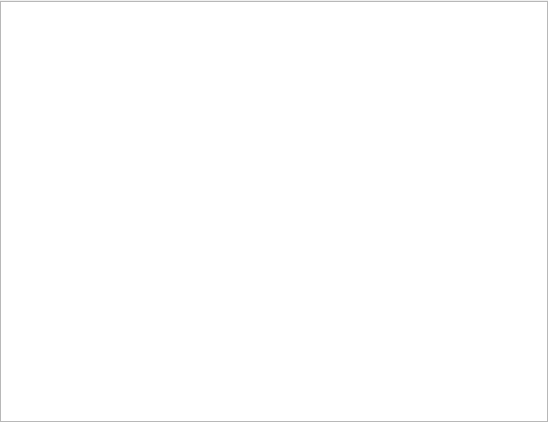
<?xml version="1.0" encoding="UTF-8"?>
<ui version="4.0">
 <class>MatViewWidgetClass</class>
 <widget class="QWidget" name="MatViewWidgetClass">
  <property name="geometry">
   <rect>
    <x>0</x>
    <y>0</y>
    <width>548</width>
    <height>422</height>
   </rect>
  </property>
  <property name="windowTitle">
   <string>MatView</string>
  </property>
  <layout class="QVBoxLayout" name="verticalLayout" stretch="0,1">
   <property name="spacing">
    <number>1</number>
   </property>
   <property name="leftMargin">
    <number>0</number>
   </property>
   <property name="topMargin">
    <number>0</number>
   </property>
   <property name="rightMargin">
    <number>0</number>
   </property>
   <property name="bottomMargin">
    <number>0</number>
   </property>
   <item>
    <widget class="gtl::qt::xMatViewToolbar" name="toolbar" native="true"/>
   </item>
   <item>
    <widget class="gtl::qt::xMatViewCanvas" name="view">
     <property name="sizePolicy">
      <sizepolicy hsizetype="Preferred" vsizetype="Preferred">
       <horstretch>0</horstretch>
       <verstretch>0</verstretch>
      </sizepolicy>
     </property>
     <property name="minimumSize">
      <size>
       <width>100</width>
       <height>100</height>
      </size>
     </property>
     <property name="font">
      <font>
       <family>Cascadia Code</family>
      </font>
     </property>
     <property name="lineWidth">
      <number>1</number>
     </property>
     <property name="renderHints">
      <set>QPainter::TextAntialiasing</set>
     </property>
    </widget>
   </item>
  </layout>
 </widget>
 <layoutdefault spacing="6" margin="11"/>
 <customwidgets>
  <customwidget>
   <class>gtl::qt::xMatViewToolbar</class>
   <extends>QWidget</extends>
   <header>MatView/MatViewToolbar.h</header>
   <container>1</container>
  </customwidget>
  <customwidget>
   <class>gtl::qt::xMatViewCanvas</class>
   <extends>QGraphicsView</extends>
   <header>gtl/qt/MatView/MatViewCanvas.h</header>
  </customwidget>
 </customwidgets>
 <resources/>
 <connections/>
</ui>
